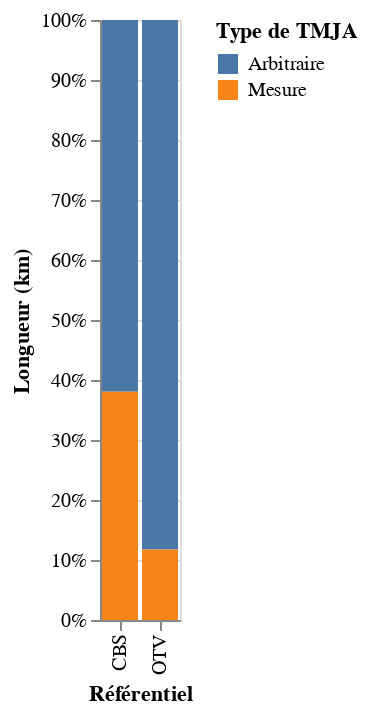

Notebook cell for this chart:
### Code cell
#pareil pour otv2017, Chart de comparaison
otv2017['long_km']=otv2017.geometry.length/1000
otv2017['typeTmja']=otv2017.coment_cpt.apply(lambda x : 'Mesure' if x=='linearisation' else 'Arbitraire')
otv2017['nature']='OTV'

alt.Chart(pd.concat([otv2017[['long_km','typeTmja','nature']], cbs[['long_km','typeTmja','nature']]]).groupby(['typeTmja','nature']).sum().reset_index()).mark_bar().encode(
    y=alt.Y('sum(long_km):Q', stack='normalize', axis=alt.Axis(format='%', title='Longueur (km)')),
    x=alt.X('nature:N', title = 'Référentiel'),
    color=alt.Color('typeTmja', title='Type de TMJA')
)

### Figure 1 — Vega-Lite specification as saved in the notebook (floating-point values rounded to 4 significant figures)
{"config": {"view": {"continuousWidth": 400, "continuousHeight": 300}}, "data": {"name": "data-2d34728aa4687200440257309de8c375"}, "mark": "bar", "encoding": {"color": {"type": "nominal", "field": "typeTmja", "title": "Type de TMJA"}, "x": {"type": "nominal", "field": "nature", "title": "Référentiel"}, "y": {"type": "quantitative", "aggregate": "sum", "axis": {"format": "%", "title": "Longueur (km)"}, "field": "long_km", "stack": "normalize"}}, "$schema": "https://vega.github.io/schema/vega-lite/v4.8.1.json", "datasets": {"data-2d34728aa4687200440257309de8c375": [{"typeTmja": "Arbitraire", "nature": "CBS", "long_km": 2462.0}, {"typeTmja": "Arbitraire", "nature": "OTV", "long_km": 4037.0}, {"typeTmja": "Mesure", "nature": "CBS", "long_km": 1512.0}, {"typeTmja": "Mesure", "nature": "OTV", "long_km": 537.7}]}}
